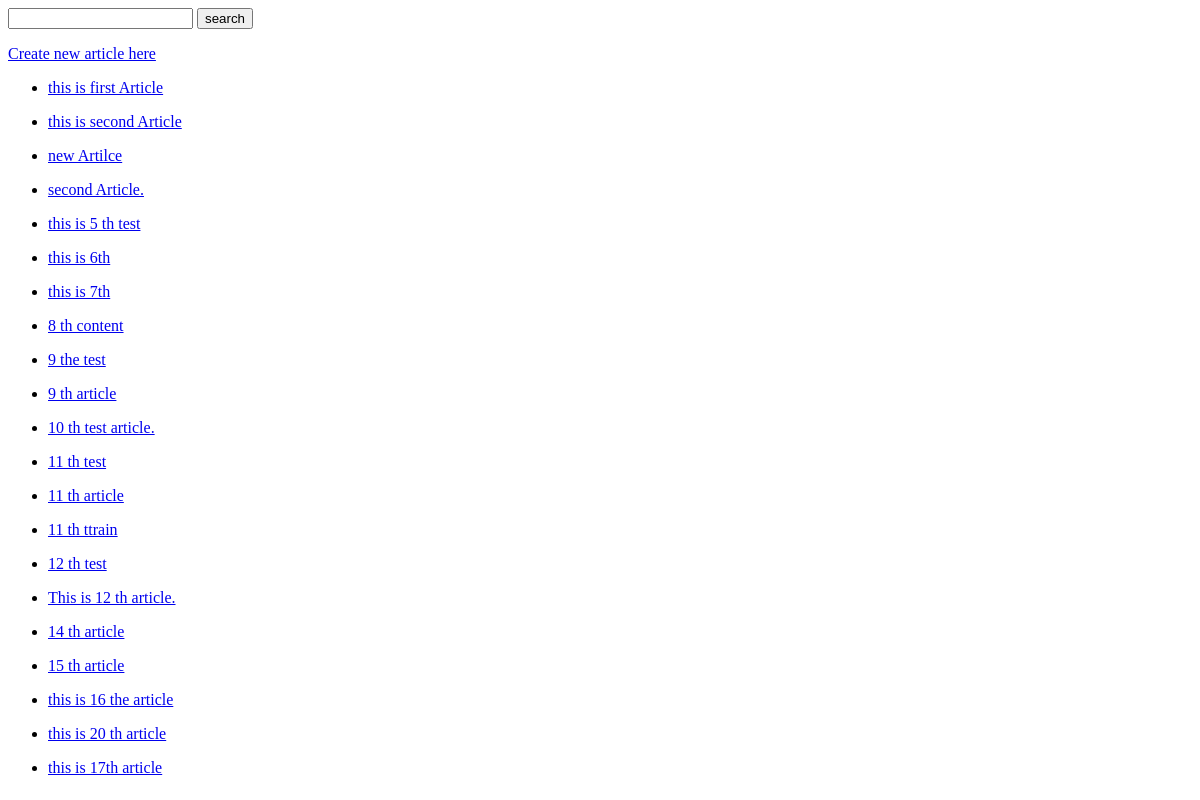
Before: / with the older database file.
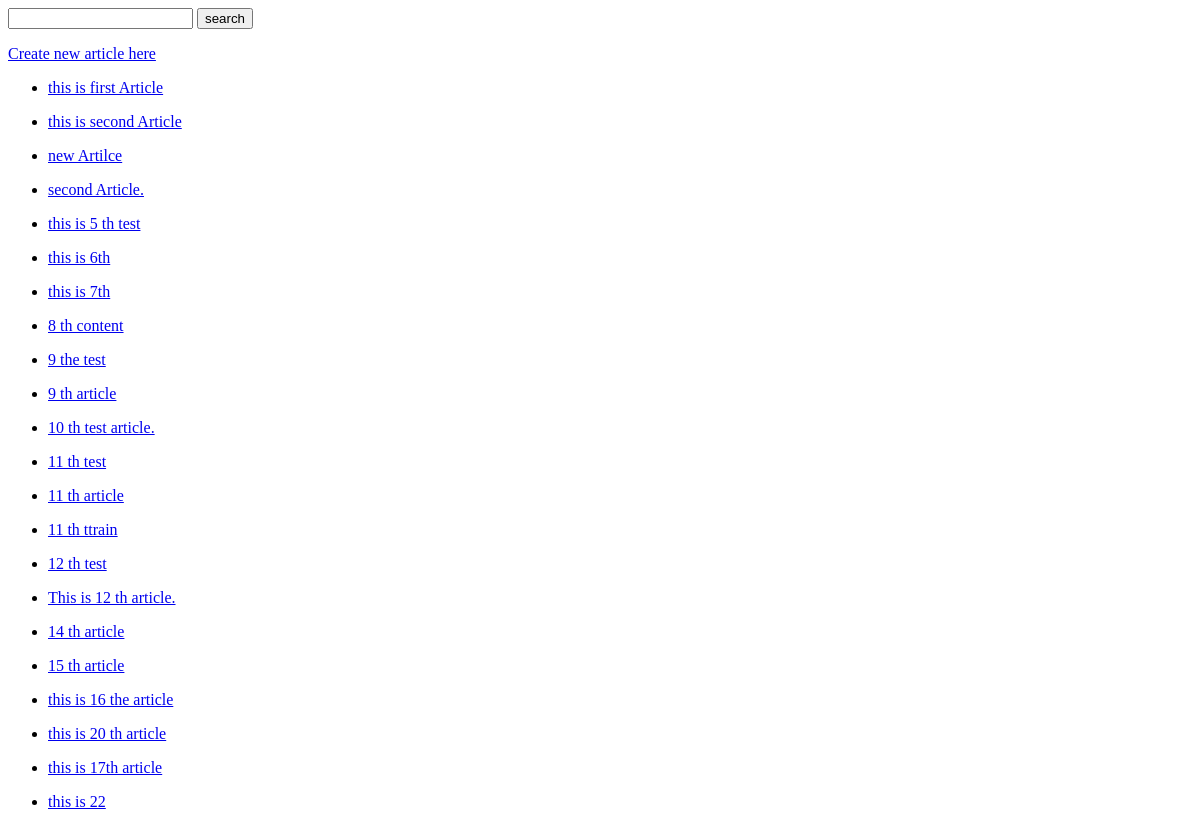
After: the same page with the newer database file.
### articles/models.py (models this page shows, shortened)
class Article(models.Model):
    title = models.CharField(max_length=250)
    slug = models.SlugField(unique=True,blank=True,null=True)
    content = models.TextField()
    timestamp = models.DateTimeField(auto_now_add=True)
    updated = models.DateTimeField(auto_now=True)
    publish = models.DateField(auto_now_add=False,auto_now=False,null=True,blank=True)

### articles/views.py (the view)
# urls.py: path('',views.list_article,name='list_article'),
def list_article(request):
    articles = Article.objects.all()
    return render(
        request,
        'list.html',
        {
            'articles' : articles
        }
    )

### templates/list.html (shortened to what this page needs)
{% extends "base.html" %}
{% block content %}
   <p>
    <a href="{% url 'articles:create' %}">Create new article here</a>
   </p>
   {% for article in  articles %}
       <ul>
         <li><a href="{% url 'articles:detail' article.id %}">{{ article.title }}</a></li>
       </ul>
   {% endfor %}
{% endblock content %}

Changed rows visible on the page:
added Article: title "this is 22"
